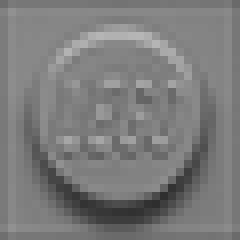
#> input picture 1x1.png, 30 x 30 px (shown 8 times larger)
$ python image.py
#> lines starting #> are read from the running program, lines starting #| are printed output that depends on the picture
import cv2
import numpy as np

lego_brick = cv2.imread("1x1.png")
#> lego_brick is the input picture: shape (30, 30, 3); min 47, max 182, mean 123.3
size = 15
lego_brick = cv2.resize(lego_brick, (size, size)).astype(np.int64)
lego_brick[lego_brick < 33] = -100
lego_brick[(33 <= lego_brick) & (lego_brick <= 233)] -= 133
lego_brick[lego_brick > 233] = 100

image = cv2.imread("input.jpg")
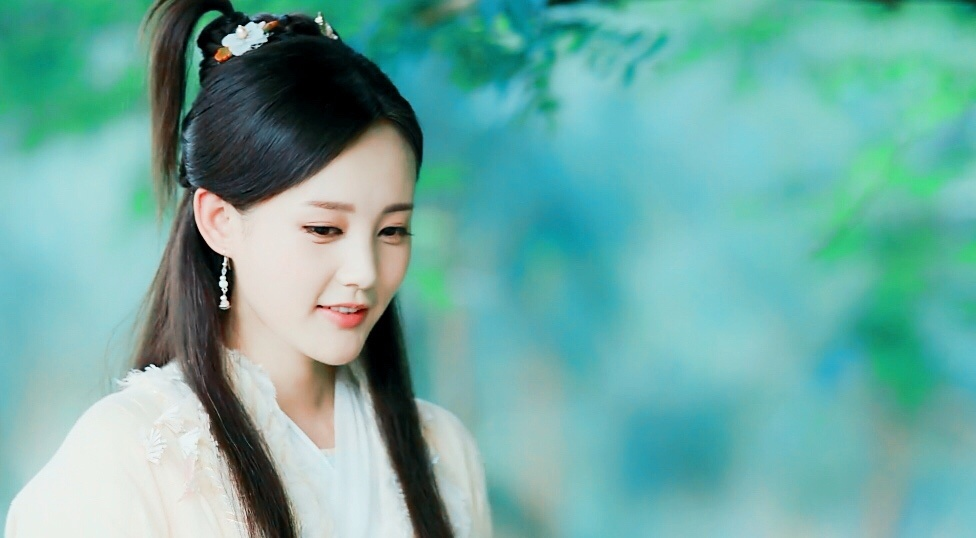
#> input picture input.jpg, 976 x 538 px
#> image is the input picture: shape (538, 976, 3); mean B, G, R 162.7, 170.2, 111

image = cv2.resize(image, ( (image.shape[1] // size )* size, (image.shape[0] // size) * size))
#> image: shape (525, 975, 3)

height, width, channels = image.shape
#> height = 525; width = 975; channels = 3
print(height, width)
#| 525 975
for i in range(width // size):
    for j in range(height // size):
        cell = image[j * size:( (j + 1) * size), i * size:( (i + 1) * size)]
        avg_colors = np.mean(cell, axis=(0,1))
        image[j * size: (j + 1) * size, i * size: (i + 1) * size] = np.clip((avg_colors + lego_brick), 0, 255)
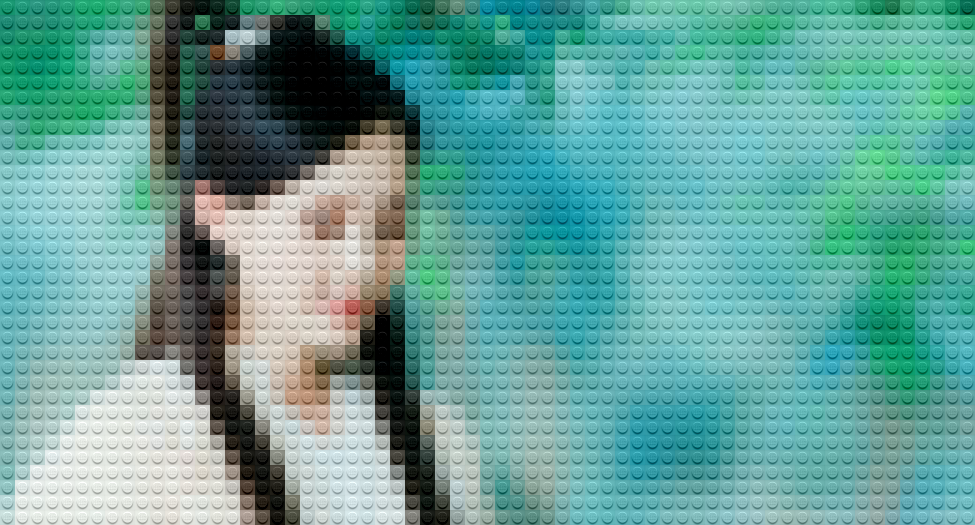
#> image: shape (525, 975, 3); mean B, G, R 152.8, 160.2, 101.4

cv2.imwrite("output.jpg", image)
